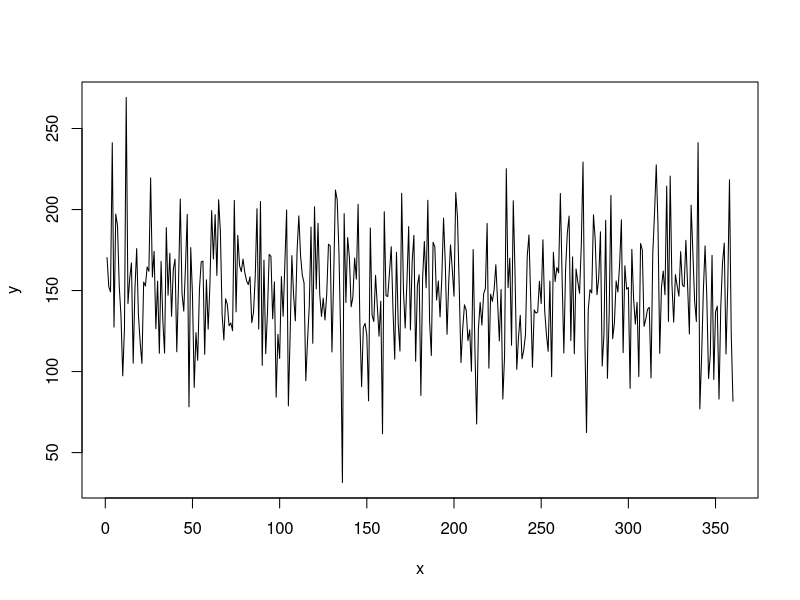

Source code (R):
#SIMULAÇÃO FOMULA DE APROXIMAÇÃO DE VA'S 
med_grupos<-(90 + 250 + 120)/3
med_valor<-(40 + 120 + 60)/3
med_fatu<-(0.15 + 0.30 + 0.22)/3
total <- med_grupos * med_fatu * med_valor

var_grupos<-(90^2 + 250^2 + 120^2 -(90 * 250) -(90 * 120) -(250*120))/18
var_valor<-(40^2 + 120^2 + 60^2 -(40 * 120) -(40* 60) -(60*120))/18
var_fatu<-(0.15^2 + 0.30^2 + 0.22^2 -(0.15 * 0.30)-(0.15*0.22)-(0.30*0.22))/18

x <- 1:360
desvio_valor = var_valor ^ 0.5
desvio_grupos = var_grupos ^ 0.5
y = rnorm(360,med_grupos,desvio_grupos)
plot(x,y,"l")